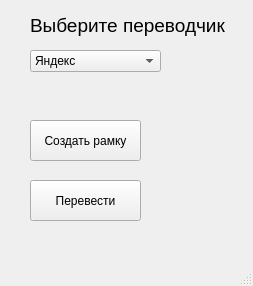
<?xml version="1.0" encoding="UTF-8"?>
<ui version="4.0">
 <class>MainWindow</class>
 <widget class="QMainWindow" name="MainWindow">
  <property name="geometry">
   <rect>
    <x>0</x>
    <y>0</y>
    <width>253</width>
    <height>286</height>
   </rect>
  </property>
  <property name="windowTitle">
   <string>MainWindow</string>
  </property>
  <widget class="QWidget" name="centralwidget">
   <widget class="QPushButton" name="btnCreate">
    <property name="geometry">
     <rect>
      <x>30</x>
      <y>120</y>
      <width>111</width>
      <height>41</height>
     </rect>
    </property>
    <property name="text">
     <string>Создать рамку</string>
    </property>
   </widget>
   <widget class="QPushButton" name="btnStart">
    <property name="geometry">
     <rect>
      <x>30</x>
      <y>180</y>
      <width>111</width>
      <height>41</height>
     </rect>
    </property>
    <property name="text">
     <string>Перевести</string>
    </property>
   </widget>
   <widget class="QLabel" name="label">
    <property name="geometry">
     <rect>
      <x>30</x>
      <y>10</y>
      <width>201</width>
      <height>31</height>
     </rect>
    </property>
    <property name="font">
     <font>
      <pointsize>14</pointsize>
     </font>
    </property>
    <property name="text">
     <string>Выберите переводчик</string>
    </property>
   </widget>
   <widget class="QComboBox" name="comboBox">
    <property name="geometry">
     <rect>
      <x>30</x>
      <y>50</y>
      <width>131</width>
      <height>22</height>
     </rect>
    </property>
    <property name="editable">
     <bool>false</bool>
    </property>
    <item>
     <property name="text">
      <string>Яндекс</string>
     </property>
    </item>
    <item>
     <property name="text">
      <string>Google</string>
     </property>
    </item>
    <item>
     <property name="text">
      <string>Bing</string>
     </property>
    </item>
   </widget>
  </widget>
  <widget class="QMenuBar" name="menubar">
   <property name="geometry">
    <rect>
     <x>0</x>
     <y>0</y>
     <width>253</width>
     <height>22</height>
    </rect>
   </property>
  </widget>
  <widget class="QStatusBar" name="statusbar"/>
 </widget>
 <resources/>
 <connections/>
</ui>
